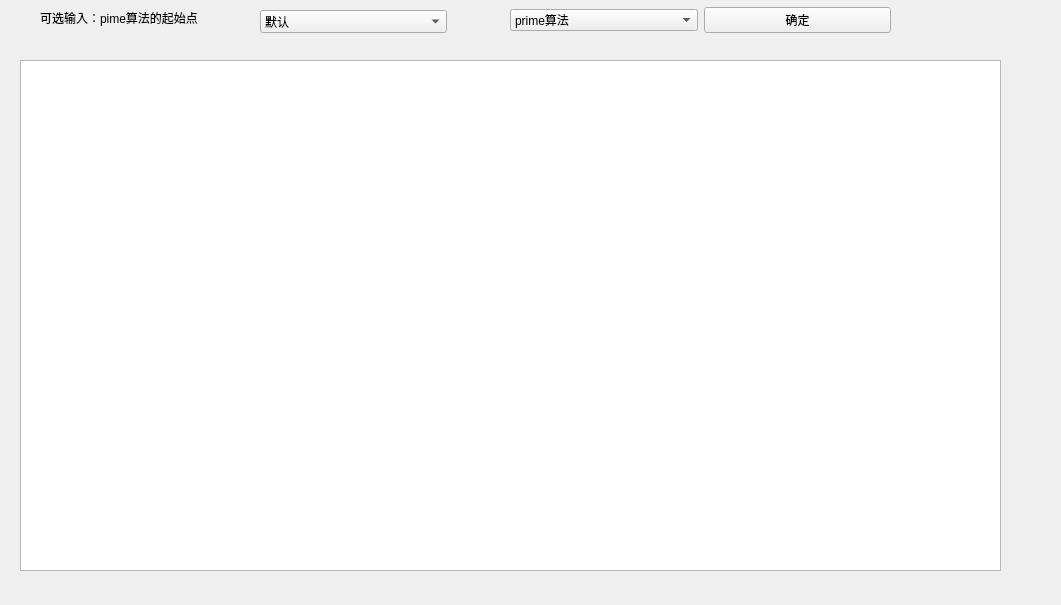
   <widget class="QWidget" name="page_5">
    <property name="geometry">
     <rect>
      <x>0</x>
      <y>0</y>
      <width>1061</width>
      <height>605</height>
     </rect>
    </property>
    <attribute name="label">
     <string>最小生成树的股票基金筛选</string>
    </attribute>
    <widget class="QWidget" name="horizontalLayoutWidget_6">
     <property name="geometry">
      <rect>
       <x>510</x>
       <y>0</y>
       <width>381</width>
       <height>41</height>
      </rect>
     </property>
     <layout class="QHBoxLayout" name="horizontalLayout_6">
      <item>
       <widget class="QComboBox" name="mini_mode">
        <item>
         <property name="text">
          <string>prime算法</string>
         </property>
        </item>
        <item>
         <property name="text">
          <string>kruskal算法</string>
         </property>
        </item>
       </widget>
      </item>
      <item>
       <widget class="QPushButton" name="pushButton_5">
        <property name="text">
         <string>确定</string>
        </property>
       </widget>
      </item>
     </layout>
    </widget>
    <widget class="QTextEdit" name="textEdit_5">
     <property name="geometry">
      <rect>
       <x>20</x>
       <y>60</y>
       <width>981</width>
       <height>511</height>
      </rect>
     </property>
     <property name="font">
      <font>
       <pointsize>12</pointsize>
      </font>
     </property>
     <property name="readOnly">
      <bool>true</bool>
     </property>
    </widget>
    <widget class="QLabel" name="label_2">
     <property name="geometry">
      <rect>
       <x>40</x>
       <y>10</y>
       <width>211</width>
       <height>16</height>
      </rect>
     </property>
     <property name="text">
      <string>可选输入：pime算法的起始点</string>
     </property>
    </widget>
    <widget class="QComboBox" name="prim_comb">
     <property name="geometry">
      <rect>
       <x>260</x>
       <y>10</y>
       <width>187</width>
       <height>23</height>
      </rect>
     </property>
     <item>
      <property name="text">
       <string>默认</string>
      </property>
     </item>
     <item>
      <property name="text">
       <string>1</string>
      </property>
     </item>
     <item>
      <property name="text">
       <string>2</string>
      </property>
     </item>
     <item>
      <property name="text">
       <string>3</string>
      </property>
     </item>
     <item>
      <property name="text">
       <string>4</string>
      </property>
     </item>
     <item>
      <property name="text">
       <string>5</string>
      </property>
     </item>
     <item>
      <property name="text">
       <string>6</string>
      </property>
     </item>
     <item>
      <property name="text">
       <string>7</string>
      </property>
     </item>
     <item>
      <property name="text">
       <string>8</string>
      </property>
     </item>
     <item>
      <property name="text">
       <string>9</string>
      </property>
     </item>
     <item>
      <property name="text">
       <string>10</string>
      </property>
     </item>
     <item>
      <property name="text">
       <string>11</string>
      </property>
     </item>
     <item>
      <property name="text">
       <string>12</string>
      </property>
     </item>
     <item>
      <property name="text">
       <string>13</string>
      </property>
     </item>
     <item>
      <property name="text">
       <string>14</string>
      </property>
     </item>
     <item>
      <property name="text">
       <string>15</string>
      </property>
     </item>
     <item>
      <property name="text">
       <string>16</string>
      </property>
     </item>
     <item>
      <property name="text">
       <string>17</string>
      </property>
     </item>
     <item>
      <property name="text">
       <string>18</string>
      </property>
     </item>
     <item>
      <property name="text">
       <string>19</string>
      </property>
     </item>
     <item>
      <property name="text">
       <string>20</string>
      </property>
     </item>
     <item>
      <property name="text">
       <string>21</string>
      </property>
     </item>
     <item>
      <property name="text">
       <string>22</string>
      </property>
     </item>
     <item>
      <property name="text">
       <string>23</string>
      </property>
     </item>
     <item>
      <property name="text">
       <string>24</string>
      </property>
     </item>
     <item>
      <property name="text">
       <string>25</string>
      </property>
     </item>
     <item>
      <property name="text">
       <string>26</string>
      </property>
     </item>
     <item>
      <property name="text">
       <string>27</string>
      </property>
     </item>
     <item>
      <property name="text">
       <string>28</string>
      </property>
     </item>
     <item>
      <property name="text">
       <string>29</string>
      </property>
     </item>
     <item>
      <property name="text">
       <string>30</string>
      </property>
     </item>
     <item>
      <property name="text">
       <string>31</string>
      </property>
     </item>
     <item>
      <property name="text">
       <string>32</string>
      </property>
     </item>
     <item>
      <property name="text">
       <string>33</string>
      </property>
     </item>
     <item>
      <property name="text">
       <string>34</string>
      </property>
     </item>
     <item>
      <property name="text">
       <string>35</string>
      </property>
     </item>
     <item>
      <property name="text">
       <string>36</string>
      </property>
     </item>
     <item>
      <property name="text">
       <string>37</string>
      </property>
     </item>
     <item>
      <property name="text">
       <string>38</string>
      </property>
     </item>
     <item>
      <property name="text">
       <string>39</string>
      </property>
     </item>
     <item>
      <property name="text">
       <string>40</string>
      </property>
     </item>
     <item>
      <property name="text">
       <string>41</string>
      </property>
     </item>
     <item>
      <property name="text">
       <string>42</string>
      </property>
     </item>
     <item>
      <property name="text">
       <string>43</string>
      </property>
     </item>
     <item>
      <property name="text">
       <string>44</string>
      </property>
     </item>
     <item>
      <property name="text">
       <string>45</string>
      </property>
     </item>
     <item>
      <property name="text">
       <string>46</string>
      </property>
     </item>
     <item>
      <property name="text">
       <string>47</string>
      </property>
     </item>
     <item>
      <property name="text">
       <string>48</string>
      </property>
     </item>
     <item>
      <property name="text">
       <string>49</string>
      </property>
     </item>
     <item>
      <property name="text">
       <string>50</string>
      </property>
     </item>
     <item>
      <property name="text">
       <string>51</string>
      </property>
     </item>
     <item>
      <property name="text">
       <string>52</string>
      </property>
     </item>
     <item>
      <property name="text">
       <string>53</string>
      </property>
     </item>
     <item>
      <property name="text">
       <string>54</string>
      </property>
     </item>
     <item>
      <property name="text">
       <string>55</string>
      </property>
     </item>
     <item>
      <property name="text">
       <string>56</string>
      </property>
     </item>
     <item>
      <property name="text">
       <string>57</string>
      </property>
     </item>
     <item>
      <property name="text">
       <string>58</string>
      </property>
     </item>
     <item>
      <property name="text">
       <string>59</string>
      </property>
     </item>
     <item>
      <property name="text">
       <string>60</string>
      </property>
     </item>
    </widget>
   </widget>
